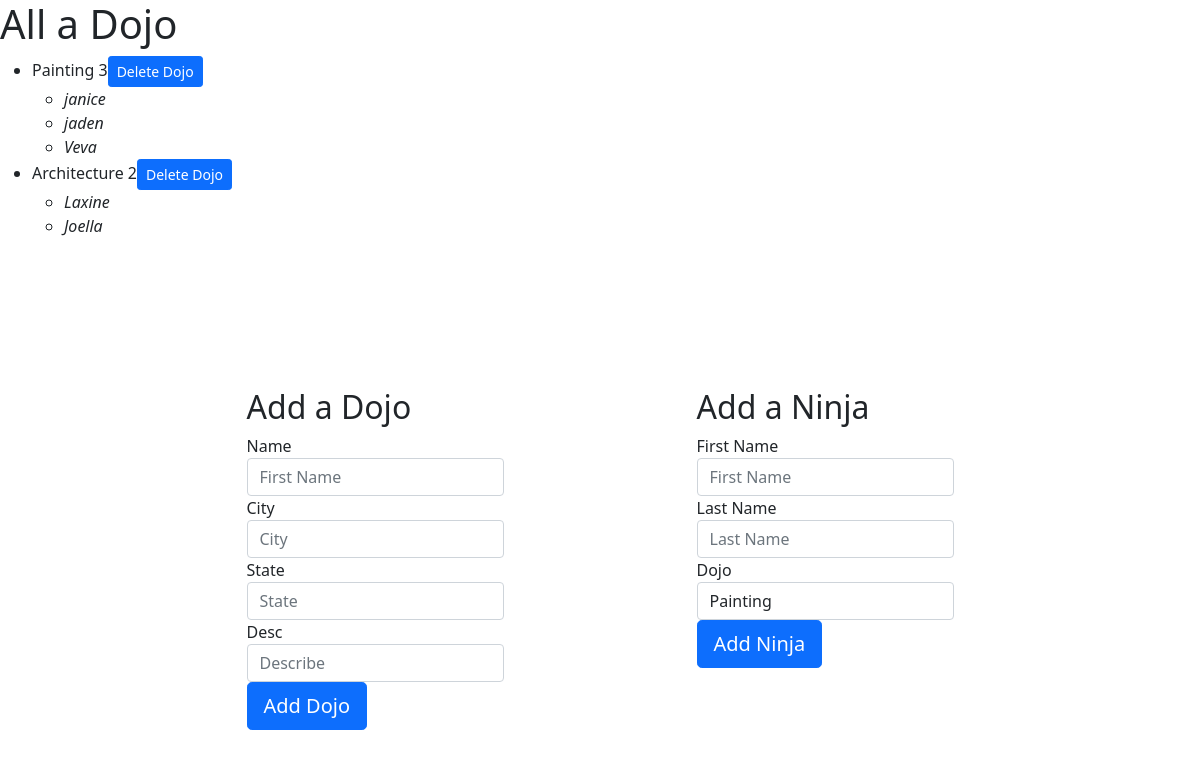
The page / on the database its author committed.
### dojo_ninjas_app/models.py (models this page shows)
class Dojo(models.Model):
    name=models.CharField(max_length=255)
    city=models.CharField(max_length=255)
    state=models.CharField(max_length=255)
    created_at=models.DateTimeField(auto_now_add=True)
    updated_at=models.DateTimeField(auto_now=True)
    desc=models.TextField()

class Ninja(models.Model):
    dojo=models.ForeignKey(Dojo,related_name="ninjas", on_delete=models.CASCADE)
    first_name=models.CharField(max_length=255)
    last_name=models.CharField(max_length=255)
    created_at=models.DateTimeField(auto_now_add=True)
    updated_at=models.DateTimeField(auto_now=True)

### dojo_ninjas_app/views.py (the view)
# urls.py: path('', views.index),
def index(request):
    context={'all_dojos':Dojo.objects.all()}
    return render(request,'user_dash.html',context)

### dojo_ninjas_app/templates/user_dash.html (shortened to what this page needs)
<!DOCTYPE html>
<html lang="en">
<head>
    <link href="https://cdn.jsdelivr.net/npm/bootstrap@5.0.2/dist/css/bootstrap.min.css" rel="stylesheet">
    {% load static %}
    <link rel="stylesheet" href="{% static 'css/style.css' %}">
</head>
<body>
    <h1>All a Dojo</h1>
    <div>
        <ul>
            {% for dojo in all_dojos %}
            <form action="/delete" method="post">
                <li>{{dojo.name}} <label>{{dojo.ninjas.all.count}}</label><button type="submit" name="btn_delete" class="btn btn-primary btn-sm">Delete Dojo</button>
                    <ul>
                        {% for ninja in dojo.ninjas.all %}
                        <li><em>{{ninja.first_name}}</em></li>
                        {% endfor %}
                    </ul>
                </li>
            </form>
            {% endfor %}
        </ul>
    </div>
    <form action="/create" method="post">
        <div class="input_form">
            <div>
                <h2>Add a Dojo</h2>
                <label>Name</label><input type="text" class="form-control" name="dojo_name" placeholder="First Name" required="required">
                <label>City</label><input type="text" class="form-control" name="city" placeholder="City" required="required">
                <label>State</label><input type="text" class="form-control" name="state" placeholder="State" required="required">
                <label>Desc</label><input type="text" class="form-control" name="desc" placeholder="Describe" required="required">
                <button type="submit" name="add_user" class="btn btn-primary btn-lg">Add Dojo</button>
            </div>
    </form>
    <form action="/create" method="post">
        <div>
            <h2>Add a Ninja</h2>
            <label>First Name</label><input type="text" class="form-control" name="first_name" placeholder="First Name" required="required">
            <label>Last Name</label><input type="text" class="form-control" name="last_name" placeholder="Last Name" required="required">
            <label>Dojo</label>
            <select name="dojo_select" class="form-control">
                    {% for dojo in all_dojos %}
                    <option value="{{dojo.id}}">{{dojo.name}}</option>
                    {% endfor %}
                </select>
            <button type="submit" name="add_ninja" class="btn btn-primary btn-lg">Add Ninja</button>
        </div>
    </form>
</body>
</html>

### dojo_ninjas_app/static/css/style.css (style rules this page uses)
.input_form { margin: 150px; display: flex; justify-content: space-around; }

### rows shown on the page
Dojo: name "Painting", ninjas.all.count "3"
Ninja: first_name "janice"
Ninja: first_name "jaden"
Ninja: first_name "Veva"
Dojo: name "Architecture", ninjas.all.count "2"
Ninja: first_name "Laxine"
Ninja: first_name "Joella"

### other values the page prints
form field dojo_select "Painting"
